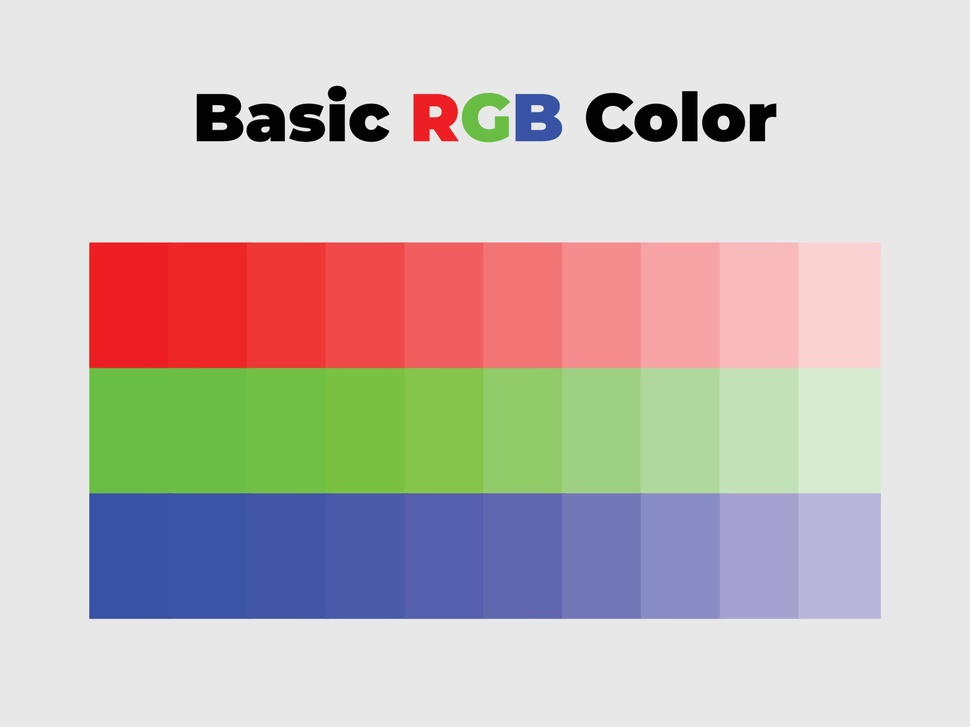
#> input picture code-example/example-images/basic-rgb-color.jpg, 970 x 727 px, shrunk from 1920 x 1440 before the run; its folder holds only this picture in this run
$ python main.py
#> lines starting #> are read from the running program, lines starting #| are printed output that depends on the picture; after the words box and inside, x2 and y2 are one past the last pixel; in counts of white or black regions, pixels touching at a corner belong together
import os

import cv2
import numpy as np


def mask_calculation(image_path):
    # '/Users/liuweijia/IdeaProjects/CV-BasicNote/code-example/example-images/qq-snooker.png'
    print("开始处理 images_path: ", image_path)
    # 根据文件全路径限定名获取文件名
    full_file_name = os.path.basename(image_path)
    # print(full_file_name)
    # 根据文件全路径限定名获取文件名和扩展名
    file_name, file_extension = os.path.splitext(full_file_name)

    # 读取图片
    img1 = cv2.imread(image_path)

    # img1.shape[0] 为图片的高度. img1.shape[1] 为图片的宽度, 分离变量
    height, width = img1.shape[0], img1.shape[1]
    # 计算图片的中心点的横纵坐标
    center_x, center_y = width // 2, height // 2

    # 创建一个和图片一样大小的掩码图像
    mask = np.zeros((height, width), dtype=np.uint8)
    # 画一个圆形的掩码，圆心为图片中心，半径为原图片横纵坐标的最大值，颜色为白色，厚度为-1，表示填充
    cv2.circle(mask, (center_x, center_y), min(center_x, center_y), (255, 255, 255), -1)

    # 执行 AND 操作, 即掩码图像与原图像进行与操作, 结果为掩码图像中白色部分对应的原图像中的像素值
    result = cv2.bitwise_and(img1, img1, mask)

    # 用白色填充外部
    white = 255
    for i in range(result.shape[0]):
        for j in range(result.shape[1]):
            if not mask[i, j]:
                result[i, j] = white

    # 将原图和掩码图片和结果并排显示，hstack()表示水平拼接
    img_compare = np.hstack((img1, np.dstack((mask, mask, mask)), result))

    # 保存结果
    # 将灰度图像保存到output文件夹中
    # 如果output文件夹不存在，则创建
    if not os.path.exists('output'):
        os.mkdir('output')
    cv2.imwrite('output/' + file_name + '-mask-calculation' + file_extension, img_compare)

    # cv2.imshow('mask', img_compare)
    # cv2.waitKey(0)
    print("处理完成 images_path: ", image_path)


if __name__ == '__main__':
    # 获取当前工作目录
    current_path = os.getcwd()
    # print(current_path)
    # 获取上一层目录
    parent_path = os.path.dirname(current_path)
    # print(parent_path)
    # 获取上一层目录中的example-images目录
    example_images_path = os.path.join(parent_path, 'example-images')
    # print(example_images_path)
    # 获取其中所有文件
    files = os.listdir(example_images_path)
    # print(files)

    all_images_path = []
    # 遍历所有文件
    for file in files:
        # 获取文件的绝对路径
        file_path = os.path.join(example_images_path, file)
        print(file_path)
        # 将文件的绝对路径添加到列表中
        all_images_path.append(file_path)

    for image_path in all_images_path:
        mask_calculation(image_path)
#> in mask_calculation, img1 is the input picture: shape (727, 970, 3); mean B, G, R 186.8, 190.1, 199.3
#> in mask_calculation, `cv2.circle(mask, (center_x, center_y), min(center_x, center_y), (255, ..`:
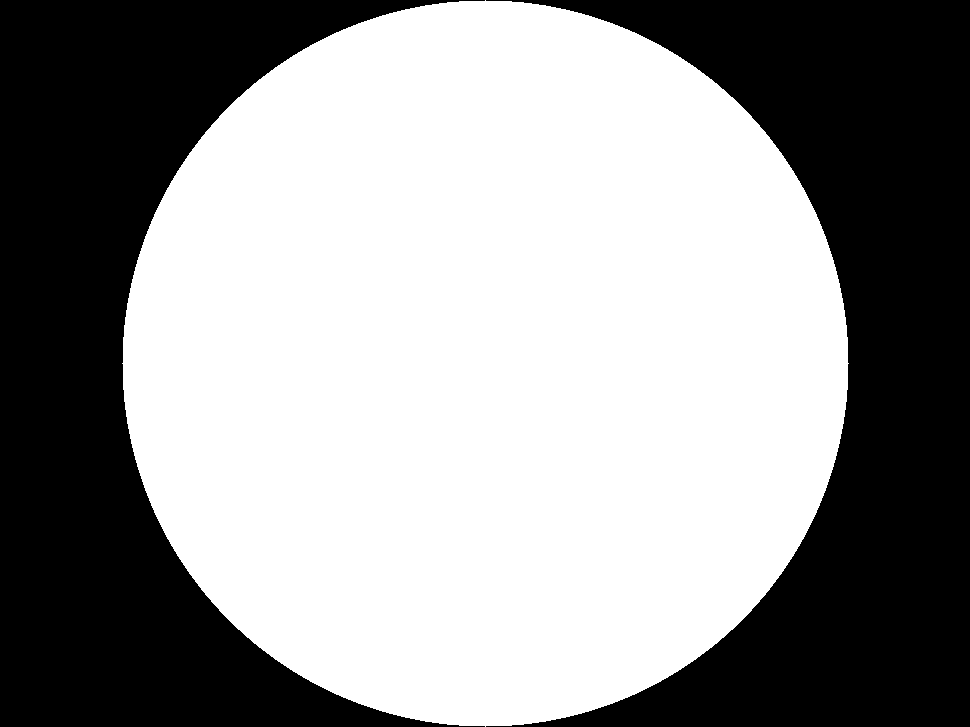
#> mask: shape (727, 970); 58.7% white; 2 black regions, box (x1, y1, x2, y2) and area: (0, 0, 485, 727) 146004, (486, 0, 970, 727) 145277
#> after the loop in mask_calculation, `for i in range(result.shape[0]):`:
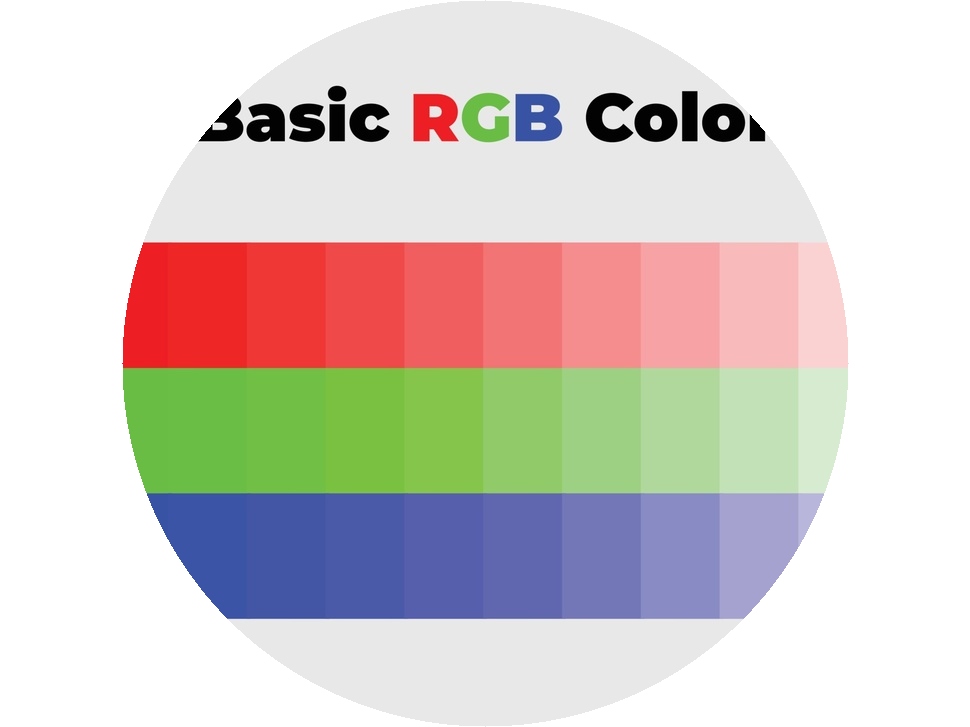
#> result: shape (727, 970, 3); mean B, G, R 201, 205.2, 213.8
#> in mask_calculation, `img_compare = np.hstack((img1, np.dstack((mask, mask, mask)), result))`:
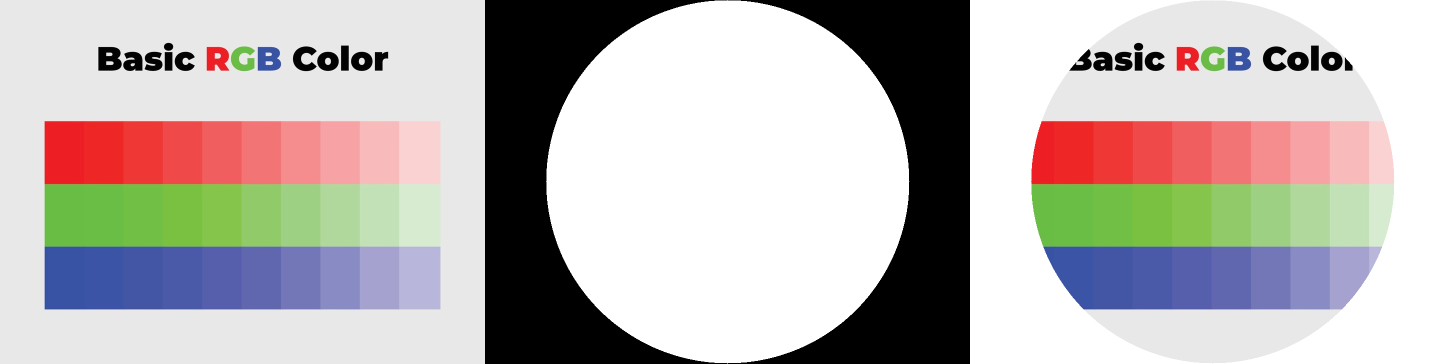
#> img_compare: shape (727, 2910, 3) (shown at 1/2 size); mean B, G, R 179.1, 181.6, 187.6
